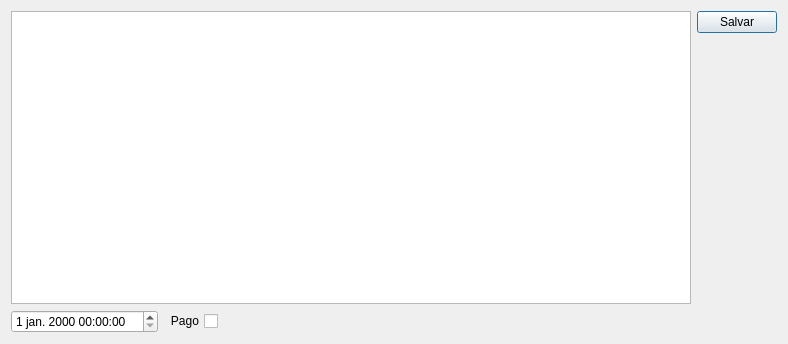
<?xml version="1.0" encoding="UTF-8"?>
<ui version="4.0">
 <class>ContasAPagar</class>
 <widget class="QDialog" name="ContasAPagar">
  <property name="geometry">
   <rect>
    <x>0</x>
    <y>0</y>
    <width>788</width>
    <height>344</height>
   </rect>
  </property>
  <property name="windowTitle">
   <string>Contas A Pagar</string>
  </property>
  <property name="locale">
   <locale language="Portuguese" country="Brazil"/>
  </property>
  <layout class="QGridLayout" name="gridLayout_2">
   <item row="0" column="0">
    <widget class="QTableView" name="tableContas"/>
   </item>
   <item row="0" column="1">
    <layout class="QVBoxLayout" name="verticalLayout">
     <item>
      <widget class="QPushButton" name="pushButtonSalvar">
       <property name="text">
        <string>Salvar</string>
       </property>
      </widget>
     </item>
     <item>
      <spacer name="verticalSpacer_2">
       <property name="orientation">
        <enum>Qt::Vertical</enum>
       </property>
       <property name="sizeHint" stdset="0">
        <size>
         <width>20</width>
         <height>40</height>
        </size>
       </property>
      </spacer>
     </item>
    </layout>
   </item>
   <item row="1" column="0">
    <layout class="QGridLayout" name="gridLayout">
     <item row="0" column="1">
      <widget class="QCheckBox" name="checkBoxPago">
       <property name="layoutDirection">
        <enum>Qt::RightToLeft</enum>
       </property>
       <property name="text">
        <string>Pago</string>
       </property>
      </widget>
     </item>
     <item row="0" column="0">
      <widget class="QDateTimeEdit" name="dateTimeEdit">
       <property name="layoutDirection">
        <enum>Qt::LeftToRight</enum>
       </property>
      </widget>
     </item>
     <item row="0" column="2">
      <spacer name="horizontalSpacer">
       <property name="orientation">
        <enum>Qt::Horizontal</enum>
       </property>
       <property name="sizeHint" stdset="0">
        <size>
         <width>40</width>
         <height>20</height>
        </size>
       </property>
      </spacer>
     </item>
    </layout>
   </item>
  </layout>
 </widget>
 <tabstops>
  <tabstop>tableContas</tabstop>
  <tabstop>dateTimeEdit</tabstop>
  <tabstop>checkBoxPago</tabstop>
  <tabstop>pushButtonSalvar</tabstop>
 </tabstops>
 <resources/>
 <connections/>
</ui>
